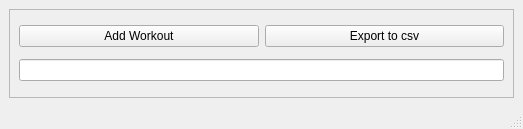
<?xml version="1.0" encoding="UTF-8"?>
<ui version="4.0">
 <class>MainWindow</class>
 <widget class="QMainWindow" name="MainWindow">
  <property name="geometry">
   <rect>
    <x>0</x>
    <y>0</y>
    <width>523</width>
    <height>129</height>
   </rect>
  </property>
  <property name="windowTitle">
   <string>MainWindow</string>
  </property>
  <widget class="QWidget" name="centralwidget">
   <layout class="QGridLayout" name="gridLayout_2">
    <item row="0" column="0">
     <widget class="QFrame" name="frame">
      <property name="frameShape">
       <enum>QFrame::StyledPanel</enum>
      </property>
      <property name="frameShadow">
       <enum>QFrame::Raised</enum>
      </property>
      <layout class="QGridLayout" name="gridLayout">
       <item row="0" column="0">
        <widget class="QPushButton" name="pbAddWorkout">
         <property name="text">
          <string>Add Workout</string>
         </property>
        </widget>
       </item>
       <item row="0" column="1">
        <widget class="QPushButton" name="pushButton">
         <property name="text">
          <string>Export to csv</string>
         </property>
        </widget>
       </item>
       <item row="1" column="0" colspan="2">
        <widget class="QLineEdit" name="lineEdit"/>
       </item>
      </layout>
     </widget>
    </item>
   </layout>
  </widget>
  <widget class="QMenuBar" name="menubar">
   <property name="geometry">
    <rect>
     <x>0</x>
     <y>0</y>
     <width>523</width>
     <height>22</height>
    </rect>
   </property>
  </widget>
  <widget class="QStatusBar" name="statusbar"/>
 </widget>
 <resources/>
 <connections/>
</ui>
